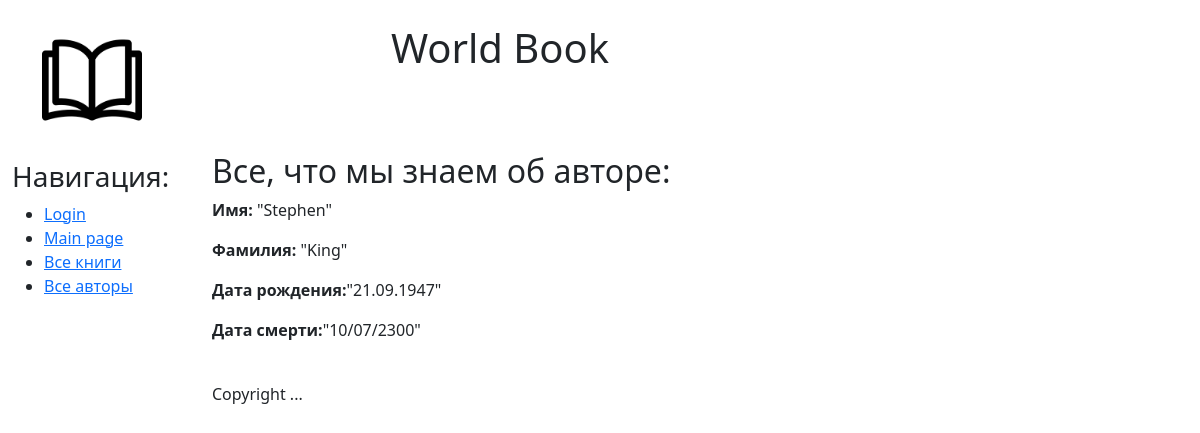
Page /author/detail_view/1 on the committed database.
### catalog/models.py (models this page shows, shortened)
class Author(models.Model):
    first_name = models.CharField(max_length=100,
                                  help_text='Enter author first name',
                                  verbose_name='The author first name')
    last_name = models.CharField(max_length=100,
                                 help_text='Enter author last name',
                                 verbose_name='The author last name')
    date_of_birth = models.CharField(max_length=20,
                                     help_text='Enter date of birth',
                                     verbose_name='Date of birth',
                                     null=True, blank=True)
    date_of_death = models.CharField(max_length=20,
                                     help_text='Enter date of death',
                                     verbose_name='Date of death',
                                     null=True, blank=True)

### catalog/views.py (the view)
# urls.py: path('author/detail_view/<int:pk>', views.AuthorDetailView.as_view(), name='author-detail'),
class AuthorDetailView(generic.DetailView):
    model = Author
    template_name = 'catalog/authors_detail_view.html'

### catalog/templates/catalog/authors_detail_view.html (shortened to what this page needs)
{%extends 'catalog/base.html'%}
{%block content%}
    <br>
    <br>
    <h2> Все, что мы знаем об авторе:</h2>
    <p><strong>Имя:   </strong>"{{ author.first_name }}"</p>
    <p><strong>Фамилия:    </strong>"{{ author.last_name }}"</p>
    <p><strong>Дата рождения:</strong>"{{ author.date_of_birth }}"</p>
    <p><strong>Дата смерти:</strong>"{{ author.date_of_death }}"</p>
    <br>
{% endblock content %}

### rows in the picture
Author: first_name "Stephen", last_name "King", date_of_birth "21.09.1947", date_of_death "10/07/2300"
